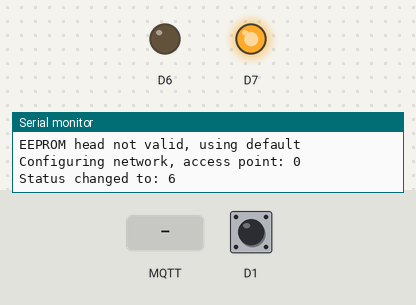
The sketch below on a simulated ESP8266 (NodeMCU). On the bench: output pins drawn as LEDs (lit = HIGH), the last lines printed to the serial monitor. Dashed ring = blinking. The inputs (shaded band) are chosen by the test bench; at power-on: D1 HIGH. WiFi joins after 1.5 s; servers stay silent unless stated; EEPROM starts erased; no MQTT or app messages arrive unless stated.

Above: at 0.1 s.
1.3 s: MQTT message "on" arrives on the first subscribed topic
At 1.8 s:
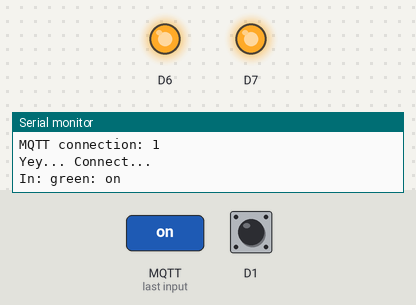
3.0 s: D1 pulled LOW for 0.15 s
At 5.8 s:
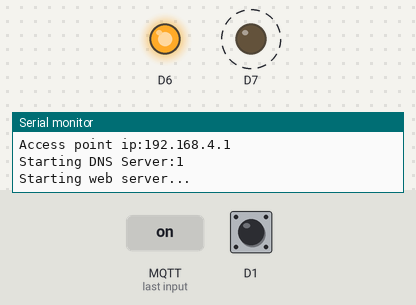
Timing chart, 0 to 12.1 s (numbered marks = the images above; inputs shaded):
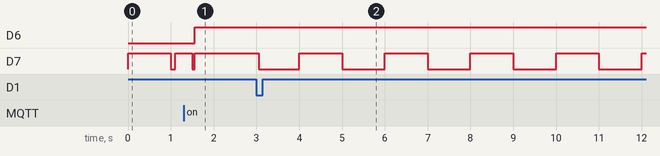

The sketch:

mqthing.ino
```cpp
#include "MqThing.h"

MqThing thing;

void on_connect() {
  Serial.println("Yey... Connect...");

  thing.subscribe("green");
  thing.publish("hello","connected...");
}

void on_message(String topic, String payload) {
  Serial.println(String("In: ")+topic+String(": ")+payload);

  if (topic=="green") {
    if (payload=="on") {
      digitalWrite(D6,HIGH);
    }

    else {
      digitalWrite(D6,LOW);
    }
  }
}

void setup() {
  Serial.begin(115200);
  Serial.println("Starting...");

  thing.setButtonPin(D1);
  thing.setLedPin(D7);
  thing.setName("Mavis");
  thing.setServer("postman.cloudmqtt.com",13342);
  thing.setServerAuth("hbpiywwf","q6YEkRNQwT4x");
  thing.onConnect(on_connect);
  thing.onMessage(on_message);

  pinMode(D6,OUTPUT);
}

void loop() {
  thing.loop();
}
```

MQTHING_TEMPLATES.h
```cpp
const char MQTHING_PAGE[] PROGMEM=
    "<!DOCTYPE html>\n <html lang=\"en\">\n <head>\n <meta name=\"viewport\" "
    "content=\"width=device-width, initial-scale=1, user-scalable=no\"/>"
    "\n <style>\n body, html {\n margin: 0;\n font-family: sans-serif;\n ba"
    "ckground: #2b3e50;\n color: #ebebeb;\n }\n nav {\n background: #DF691"
    "A;\n color: #ffffff;\n font-size: 1.25rem;\n padding: 1rem;\n margin-"
    "bottom: 2rem;\n }\n content, .content {\n margin: 1rem;\n }\n </style>"
    "\n <title>{title}</title>\n </head>\n <body>\n <nav><span id=\"title\">"
    "{title}</span></nav>\n <div class=\"content\">\n <div class=\"message\""
    " style=\"display: {messagedisplay}\">\n The settings have been saved"
    ".<br/><br/>\n Please check the LED for connection status.<br/><br/"
    ">\n Press the button to turn the access point on again to reconfig"
    "ure.\n </div>\n <form style=\"display: {formdisplay}\" method=\"post\">"
    "\n <div>Network SSID: <input type=\"text\" value=\"{ssid}\" name=\"ssid"
    "\"></div>\n <div>Password: <input type=\"text\" value=\"{pass}\" name=\""
    "pass\"></div>\n <input type=\"submit\" value=\"save\">\n </form>\n </div>"
    "\n </body>\n </html>";
```

MqThing.cpp
```cpp
#include "MqThing.h"
#include "MQTHING_TEMPLATES.h"
#include <EEPROM.h>

MqThing::MqThing() {
  _initialized=false;
	_buttonPin=-1;
	_ledPin=-1;
	_prevButtonState=HIGH;
  _name="My Thing";
  _apEnabled=false;
  _ssid="";
  _pass="";
  _lastStatus=-1;

  _pubSub.setClient(_wifiClient);
  _pubSub.setCallback([this](const char* topic, byte* payload, unsigned int length) {
    if (this->_messageFunc) {
      char pl[length+1];
      memcpy(pl,payload,length);
      pl[length]='\0';
      this->_messageFunc(String(topic),String(pl));
    }
  });
  _pubSubUser="";
  _pubSubPass="";
  _pubSubServer="";

  _connectFunc=NULL;
  _messageFunc=NULL;
}

bool MqThing::subscribe(String topic) {
  return _pubSub.subscribe(topic.c_str());
}

void MqThing::onConnect(MQTHING_CONNECT_FUNC *func) {
  _connectFunc=func;
}

void MqThing::onMessage(MQTHING_MESSAGE_FUNC *func) {
  _messageFunc=func;
}

void MqThing::setServer(String server, int port) {
  _pubSubServer=server;
  _pubSub.setServer(_pubSubServer.c_str(),port);
}

void MqThing::setServerAuth(String user, String pass) {
  _pubSubUser=user;
  _pubSubPass=pass;
}

void MqThing::setName(String name) {
  _name=name;
}

void MqThing::setButtonPin(int buttonPin) {
  _buttonPin=buttonPin;
  if (_buttonPin>=0) {
    pinMode(_buttonPin,INPUT_PULLUP);
  }
}

void MqThing::setLedPin(int ledPin) {
  _ledPin=ledPin;
  if (_ledPin>=0) {
    pinMode(_ledPin,OUTPUT);
  }
}

bool MqThing::publish(String topic, String message) {
  if (!_pubSub.connected())
    return false;

  return _pubSub.publish(topic.c_str(),message.c_str());
}

void MqThing::_configNetwork() {
  Serial.print("Configuring network, access point: ");
  Serial.println(_apEnabled);

  if (_apEnabled) {
    _pubSub.disconnect();

    WiFi.mode(WIFI_AP);
    while (!(WiFi.getMode()&WIFI_AP))
      delay(10);

    Serial.print(String("Starting AP: ")+_name+String(": "));
    Serial.println(WiFi.softAP(_name));

    Serial.print("Access point ip:");
    Serial.println(WiFi.softAPIP());

    _dnsServer.setErrorReplyCode(DNSReplyCode::NoError);

    Serial.print("Starting DNS Server:");
    Serial.println(_dnsServer.start(53, "*", WiFi.softAPIP()));

    Serial.println("Starting web server...");
    _webServer.begin();
  }

  else {
    _webServer.stop();
    _dnsServer.stop();
    WiFi.softAPdisconnect(true);
    WiFi.mode(WIFI_STA);

    WiFi.begin(_ssid,_pass);
  }
}

void MqThing::setApEnabled(bool enabled) {
  if (_apEnabled==enabled)
    return;

  _apEnabled=enabled;

  if (!_initialized)
    return;

  _configNetwork();
}

bool MqThing::getApEnabled() {
  return _apEnabled;
}

// Check the current web server request. If it is not a request for the host
// where the web server is running, redirect. Return true if we did a redirect.
bool MqThing::_checkRedirect() {
  String host=_webServer.hostHeader();
  String serverIp=_webServer.client().localIP().toString();

  if (!host.equals(serverIp)) {
    Serial.println("Redirecting...");
    _webServer.sendHeader("Location",String("http://")+serverIp,true);
    _webServer.send(302, "text/plain", "");
    _webServer.client().stop();
    return true;
  }

  return false;
}

String MqThing::_htmlEntities(String s) {
  s.replace("\"","&quot;");
  s.replace("<","&lt;");
  s.replace(">","&gt;");
  s.replace("&","&amp;");

  return s;
}

void MqThing::_handlePage() {
  Serial.println("Serving config page...");

  String body=String(MQTHING_PAGE);
  bool doConnect=false;

  if (_webServer.hasArg("ssid")) {
    Serial.print("Updating ssid config: ");
    Serial.print(_webServer.arg("ssid"));
    Serial.print(":");
    Serial.println(_webServer.arg("pass"));

    _ssid=_webServer.arg("ssid");
    _pass=_webServer.arg("pass");

    _writeEepromString(0,_name,32);
    _writeEepromString(32,_ssid,32);
    _writeEepromString(64,_pass,32);
    EEPROM.commit();

    body.replace("{formdisplay}","none");
    body.replace("{messagedisplay}","block");

    doConnect=true;
  }

  else {
    body.replace("{formdisplay}","block");
    body.replace("{messagedisplay}","none");
  }

  body.replace("{title}",_htmlEntities(_name));
  body.replace("{ssid}",_htmlEntities(_ssid));
  body.replace("{pass}",_htmlEntities(_pass));

  _webServer.send(200,"text/html",body);

  if (doConnect) {
    delay(1000);
    _apEnabled=false;
    _configNetwork();
  }
}

String MqThing::_readEepromString(int addr, int maxlen) {
  char buf[maxlen];

  for (int i=0; i<maxlen; i++)
    buf[i]=EEPROM.read(addr+i);

  buf[maxlen-1]='\0';

  return String(buf);
}

void MqThing::_writeEepromString(int addr, String s, int maxlen) {
  char buf[maxlen];

  for (int i=0; i<maxlen; i++)
    buf[i]=s.charAt(i);

  buf[maxlen-1]='\0';
  for (int i=0; i<maxlen; i++)
    EEPROM.write(addr+i,buf[i]);
}

void MqThing::_init() {
  if (_initialized)
    return;

  _initialized=true;
  EEPROM.begin(1024);

  Serial.println("Initializing thing...");

  if (_readEepromString(0,32)==_name) {
    Serial.println("EEPROM head valid, loading config");
    _ssid=_readEepromString(32,32);
    _pass=_readEepromString(64,32);
  }

  else
    Serial.println("EEPROM head not valid, using default");

  _webServer.on("/",[this](){
    if (this->_checkRedirect())
      return;

    this->_handlePage();
  });

  _webServer.onNotFound([this](){
    if (this->_checkRedirect())
      return;

    this->_webServer.send(404, "text/plain", "Resource not found.");
  });

  _configNetwork();
}

void MqThing::_checkButton() {
  if (_buttonPin<0)
    return;

  int buttonState=digitalRead(_buttonPin);
  if (!buttonState && _prevButtonState) {
    setApEnabled(!getApEnabled());
    delay(50);
  }

  _prevButtonState=buttonState;
}

bool MqThing::isConnected() {
  if (getApEnabled())
    return false;

  if (WiFi.status()!=WL_CONNECTED)
    return false;

  if (!_pubSub.connected())
    return false;

  return true;
}

void MqThing::_updateLed() {
  static String blinkPatterns[5]={
    "xxxxxxxxxx..........",
    "xxxxxxxxxx",
    "x..........",
    "xxxxxxxxxx.",
    "x.x.........."
  };

  if (_ledPin<0)
    return;

  int ledMode=1;

  if (getApEnabled())
    ledMode=0;

  else {
    switch (WiFi.status()) {
      case WL_DISCONNECTED:
        ledMode=3;
        break;

      case WL_CONNECTED:
        if (_pubSub.connected())
          ledMode=1;

        else
          ledMode=4;
        break;

      default:
        ledMode=2;
        break;
    }
  }

  int l=blinkPatterns[ledMode].length();
  int index=(millis()/100)%l;

  if (blinkPatterns[ledMode][index]=='x')
    digitalWrite(_ledPin,HIGH);

  else
    digitalWrite(_ledPin,LOW);
}

void MqThing::_checkStatus() {
  int status=WiFi.status();

  if (status!=_lastStatus) {
    Serial.print("Status changed to: ");
    Serial.println(status);
    _lastStatus=status;

    if (status==WL_CONNECTED) {
      if (_ledPin>=0)
        digitalWrite(_ledPin,LOW);

      Serial.println("Connecting to MQTT...");
      bool connectStatus=_pubSub.connect(_name.c_str(),_pubSubUser.c_str(),_pubSubPass.c_str());
      Serial.print("MQTT connection: ");
      Serial.println(connectStatus);

      if (connectStatus && _connectFunc)
        _connectFunc();
    }

    else {
      if (_pubSub.connected())
        _pubSub.disconnect();
    }
  }
}

void MqThing::loop() {
  if (!_initialized)
    _init();

  _checkButton();
  _updateLed();

  if (_apEnabled) {
    _dnsServer.processNextRequest();
    _webServer.handleClient();
  }

  _checkStatus();
  _pubSub.loop();
}
```

MqThing.h
```cpp
#include <Arduino.h>
#include <ESP8266WiFi.h>
#include <DNSServer.h>
#include <ESP8266WebServer.h>
#include <PubSubClient.h>

typedef void MQTHING_MESSAGE_FUNC(String topic, String message);
typedef void MQTHING_CONNECT_FUNC();

class MqThing {
private:
	int _buttonPin;
	int _ledPin;
	int _prevButtonState;
  bool _initialized;
  DNSServer _dnsServer;
  ESP8266WebServer _webServer;
  String _name;
  bool _apEnabled;
  String _ssid;
  String _pass;
  int _lastStatus;
  WiFiClient _wifiClient;
  PubSubClient _pubSub;
  String _pubSubUser;
  String _pubSubPass;
  String _pubSubServer;

	void _handleButtonPress();
  void _handleNotFound();
  void _init();
  bool _checkRedirect();
  void _handlePage();
  void _checkButton();
  void _updateLed();
  void _configNetwork();
  String _htmlEntities(String s);
  String _readEepromString(int addr, int maxlen=32);
  void _writeEepromString(int addr, String s, int maxlen=32);
  int _state;
  void _checkStatus();

  MQTHING_MESSAGE_FUNC *_messageFunc;
  MQTHING_CONNECT_FUNC *_connectFunc;

public:
	MqThing();

  void setButtonPin(int buttonPin);
  void setLedPin(int ledPin);
  void setName(String name);

  void setApEnabled(bool enabled);
  bool getApEnabled();

  boolean isConnected();
  void setServer(String server, int port);
  void setServerAuth(String user, String pass);

  bool publish(String topic, String payload);
  bool subscribe(String topic);
  bool unsubscribe(String topic);

  void onMessage(MQTHING_MESSAGE_FUNC *func);
  void onConnect(MQTHING_CONNECT_FUNC *func);

	void loop();
};
```

Measured:
- after the input at 1.3 s, D6: LOW → HIGH after 0.26 s
- after the input at 3.0 s, D7: alternates HIGH for 1.0 s and LOW for 1.0 s, starting after 0.06 s
